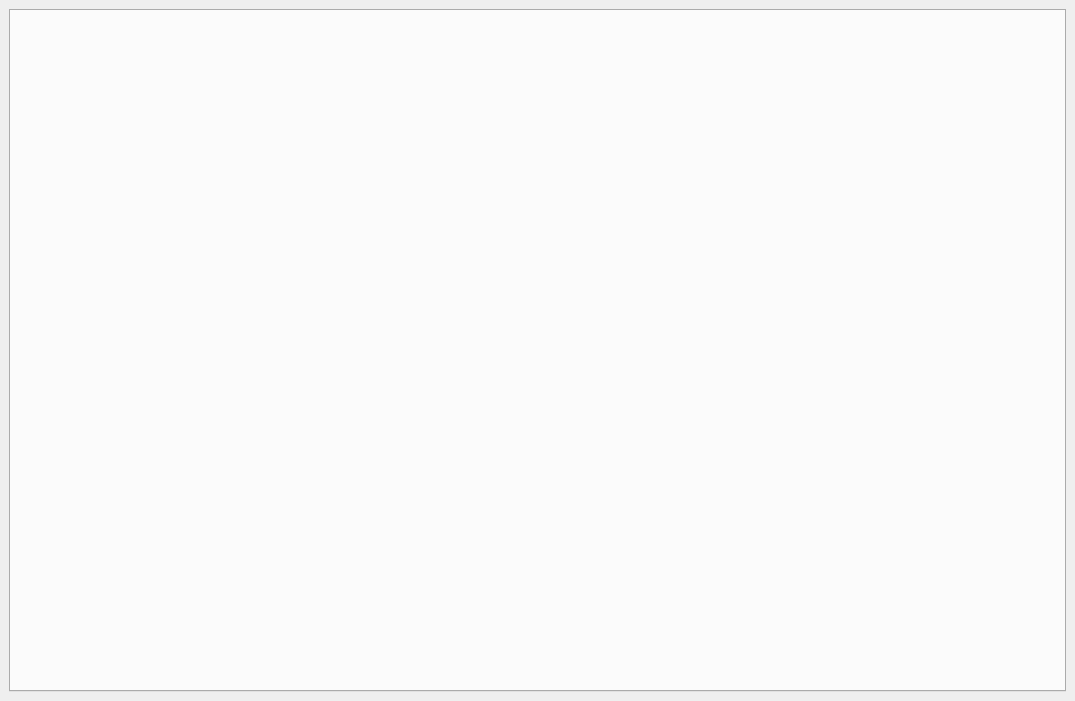
<?xml version="1.0" encoding="UTF-8"?>
<ui version="4.0">
 <class>MainWindow</class>
 <widget class="QMainWindow" name="MainWindow">
  <property name="geometry">
   <rect>
    <x>0</x>
    <y>0</y>
    <width>1075</width>
    <height>701</height>
   </rect>
  </property>
  <property name="windowTitle">
   <string>MainWindow</string>
  </property>
  <widget class="QWidget" name="centralwidget">
   <layout class="QVBoxLayout" name="verticalLayout">
    <item>
     <widget class="QTabWidget" name="main_tab">
      <property name="currentIndex">
       <number>-1</number>
      </property>
     </widget>
    </item>
   </layout>
  </widget>
 </widget>
 <resources/>
 <connections/>
</ui>
